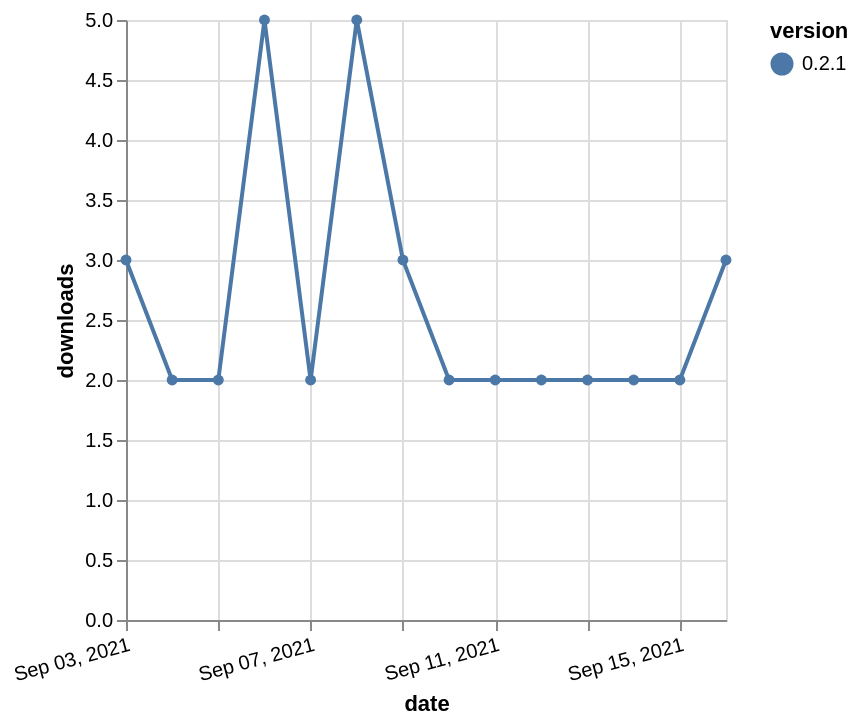

Vega-Lite specification for this chart:
### Vega-Lite specification from a JSON file in a GitHub repository (floating-point values rounded to 4 significant figures)
{"$schema": "https://vega.github.io/schema/vega-lite/v5.json", "description": "A simple bar chart with embedded data.", "data": {"values": [{"date": "2021-09-03", "total": 4038, "delta": 3, "version": "0.2.1"}, {"date": "2021-09-04", "total": 4040, "delta": 2, "version": "0.2.1"}, {"date": "2021-09-05", "total": 4042, "delta": 2, "version": "0.2.1"}, {"date": "2021-09-06", "total": 4047, "delta": 5, "version": "0.2.1"}, {"date": "2021-09-07", "total": 4049, "delta": 2, "version": "0.2.1"}, {"date": "2021-09-08", "total": 4054, "delta": 5, "version": "0.2.1"}, {"date": "2021-09-09", "total": 4057, "delta": 3, "version": "0.2.1"}, {"date": "2021-09-10", "total": 4059, "delta": 2, "version": "0.2.1"}, {"date": "2021-09-11", "total": 4061, "delta": 2, "version": "0.2.1"}, {"date": "2021-09-12", "total": 4063, "delta": 2, "version": "0.2.1"}, {"date": "2021-09-13", "total": 4065, "delta": 2, "version": "0.2.1"}, {"date": "2021-09-14", "total": 4067, "delta": 2, "version": "0.2.1"}, {"date": "2021-09-15", "total": 4069, "delta": 2, "version": "0.2.1"}, {"date": "2021-09-16", "total": 4072, "delta": 3, "version": "0.2.1"}]}, "width": "container", "mark": {"type": "line", "point": {"filled": true}}, "encoding": {"x": {"field": "date", "type": "temporal", "timeUnit": "yearmonthdate", "title": "date", "axis": {"labelAngle": -15}}, "y": {"field": "delta", "type": "quantitative", "title": "downloads"}, "color": {"field": "version", "type": "nominal"}, "tooltip": {"field": "delta"}}}
